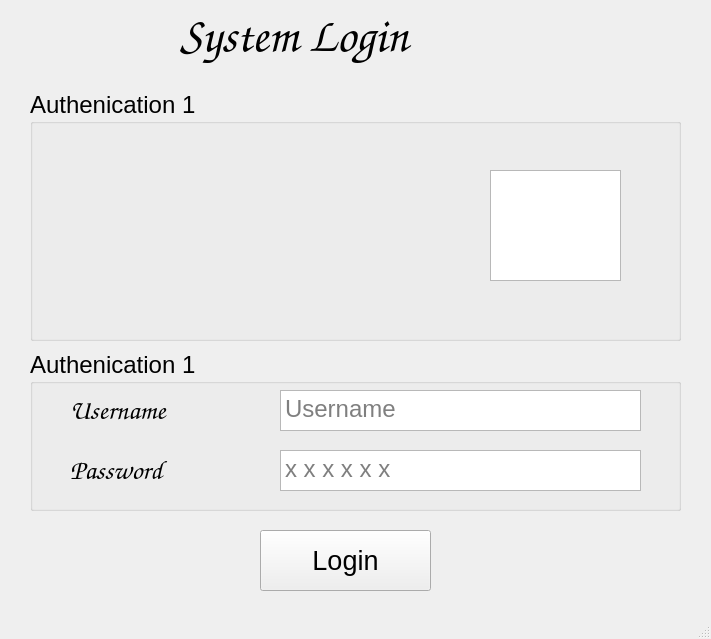
<?xml version="1.0" encoding="UTF-8"?>
<ui version="4.0">
 <class>MainWindow</class>
 <widget class="QMainWindow" name="MainWindow">
  <property name="geometry">
   <rect>
    <x>0</x>
    <y>0</y>
    <width>711</width>
    <height>639</height>
   </rect>
  </property>
  <property name="windowTitle">
   <string>Facial Recognition System</string>
  </property>
  <widget class="QWidget" name="centralwidget">
   <widget class="QLabel" name="label">
    <property name="geometry">
     <rect>
      <x>180</x>
      <y>-10</y>
      <width>321</width>
      <height>91</height>
     </rect>
    </property>
    <property name="font">
     <font>
      <family>Comic Sans MS</family>
      <pointsize>36</pointsize>
      <weight>50</weight>
      <bold>false</bold>
     </font>
    </property>
    <property name="text">
     <string>System Login</string>
    </property>
    <property name="textFormat">
     <enum>Qt::PlainText</enum>
    </property>
   </widget>
   <widget class="QGroupBox" name="groupBox">
    <property name="geometry">
     <rect>
      <x>30</x>
      <y>90</y>
      <width>651</width>
      <height>251</height>
     </rect>
    </property>
    <property name="font">
     <font>
      <pointsize>18</pointsize>
     </font>
    </property>
    <property name="title">
     <string>Authenication 1</string>
    </property>
    <widget class="QWidget" name="formLayoutWidget">
     <property name="geometry">
      <rect>
       <x>30</x>
       <y>40</y>
       <width>371</width>
       <height>191</height>
      </rect>
     </property>
     <layout class="QFormLayout" name="formLayout"/>
    </widget>
    <widget class="QGraphicsView" name="graphicsView">
     <property name="geometry">
      <rect>
       <x>460</x>
       <y>80</y>
       <width>131</width>
       <height>111</height>
      </rect>
     </property>
    </widget>
   </widget>
   <widget class="QGroupBox" name="groupBox_2">
    <property name="geometry">
     <rect>
      <x>30</x>
      <y>350</y>
      <width>651</width>
      <height>161</height>
     </rect>
    </property>
    <property name="font">
     <font>
      <pointsize>18</pointsize>
     </font>
    </property>
    <property name="title">
     <string>Authenication 1</string>
    </property>
    <widget class="QTextEdit" name="textEdit">
     <property name="geometry">
      <rect>
       <x>250</x>
       <y>40</y>
       <width>361</width>
       <height>41</height>
      </rect>
     </property>
     <property name="placeholderText">
      <string>Username</string>
     </property>
    </widget>
    <widget class="QTextEdit" name="textEdit_2">
     <property name="geometry">
      <rect>
       <x>250</x>
       <y>100</y>
       <width>361</width>
       <height>41</height>
      </rect>
     </property>
     <property name="placeholderText">
      <string>x x x x x x</string>
     </property>
    </widget>
    <widget class="QLabel" name="label_2">
     <property name="geometry">
      <rect>
       <x>40</x>
       <y>40</y>
       <width>161</width>
       <height>41</height>
      </rect>
     </property>
     <property name="font">
      <font>
       <family>Comic Sans MS</family>
       <pointsize>20</pointsize>
       <weight>50</weight>
       <bold>false</bold>
      </font>
     </property>
     <property name="text">
      <string>Username</string>
     </property>
     <property name="textFormat">
      <enum>Qt::PlainText</enum>
     </property>
    </widget>
    <widget class="QLabel" name="label_3">
     <property name="geometry">
      <rect>
       <x>40</x>
       <y>100</y>
       <width>161</width>
       <height>41</height>
      </rect>
     </property>
     <property name="font">
      <font>
       <family>Comic Sans MS</family>
       <pointsize>20</pointsize>
       <weight>50</weight>
       <bold>false</bold>
      </font>
     </property>
     <property name="text">
      <string>Password</string>
     </property>
     <property name="textFormat">
      <enum>Qt::PlainText</enum>
     </property>
    </widget>
   </widget>
   <widget class="QPushButton" name="pushButton">
    <property name="geometry">
     <rect>
      <x>260</x>
      <y>530</y>
      <width>171</width>
      <height>61</height>
     </rect>
    </property>
    <property name="font">
     <font>
      <pointsize>20</pointsize>
     </font>
    </property>
    <property name="text">
     <string>Login</string>
    </property>
   </widget>
  </widget>
  <widget class="QMenuBar" name="menubar">
   <property name="geometry">
    <rect>
     <x>0</x>
     <y>0</y>
     <width>711</width>
     <height>22</height>
    </rect>
   </property>
  </widget>
  <widget class="QStatusBar" name="statusbar"/>
 </widget>
 <resources/>
 <connections/>
</ui>
